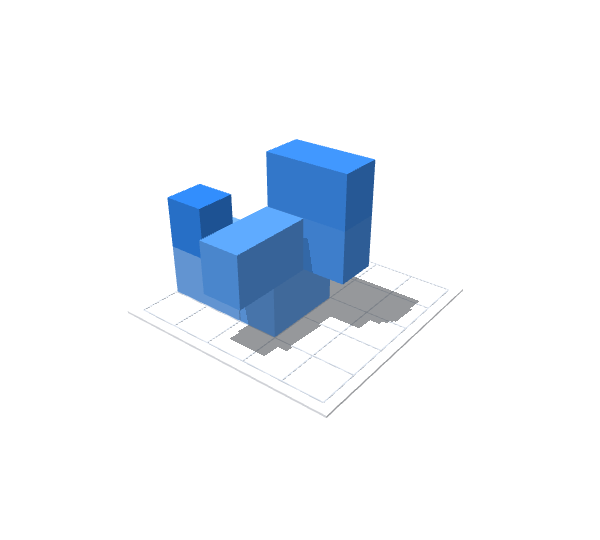
#> input picture physics/media/clip2_welded_raw.png, 600 x 540 px
$ python stills.py
#> lines starting #> are read from the running program, lines starting #| are printed output that depends on the picture
"""Two-panel still (snapped vs loose) for the Claude Doc: media/05-stills.png."""
from pathlib import Path
from PIL import Image, ImageDraw, ImageFont
HERE = Path(__file__).parent; MEDIA = HERE / "media"
FONT = "/System/Library/Fonts/HelveticaNeue.ttc"; SYM = "/System/Library/Fonts/Supplemental/Arial Unicode.ttf"
f = lambda s, b=False: ImageFont.truetype(FONT, s, index=1 if b else 0)
W, X0, GAP = 1200, 40, 24
INK, GOOD, CRIT = (31, 35, 40), (12, 163, 12), (208, 59, 59)
a = Image.open(MEDIA / "clip2_welded_raw.png").convert("RGB"); b = Image.open(MEDIA / "clip2_loose_raw.png").convert("RGB")
#> further down, a is the input picture: PIL image 600x540 RGB; mean R, G, B 237, 242, 248.1
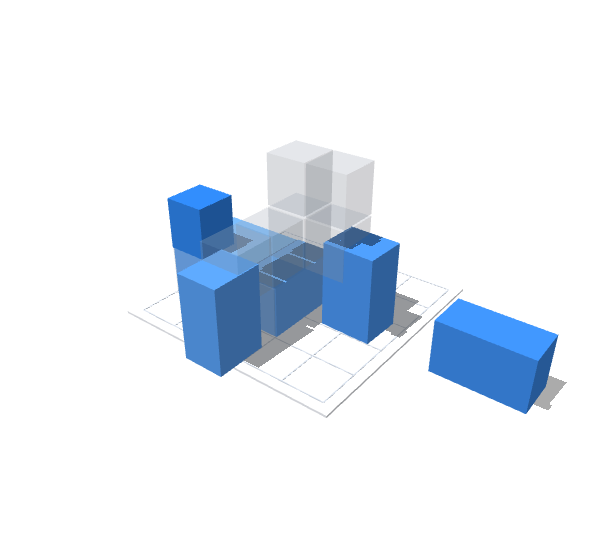
#> input picture physics/media/clip2_loose_raw.png, 600 x 540 px
#> further down, b is the input picture: PIL image 600x540 RGB; mean R, G, B 231.4, 237.9, 245.7
bb = [Image.eval(im, lambda v: 255 - v).convert("L").point(lambda v: 255 if v > 12 else 0).getbbox() for im in (a, b)]
#> bb = [(128, 139, 463, 418), (128, 140, 567, 418)]
bx = (min(x[0] for x in bb) - 20, min(x[1] for x in bb) - 20, max(x[2] for x in bb) + 20, max(x[3] for x in bb) + 20)
#> bx = (108, 119, 587, 438)
a, b = a.crop(bx), b.crop(bx)
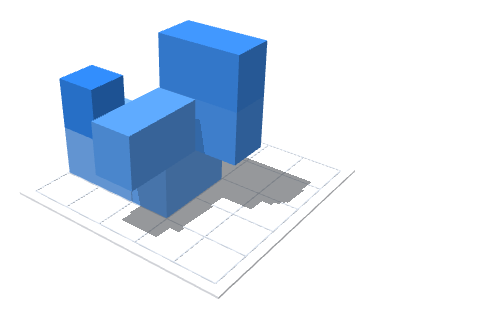
#> a: PIL image 479x319 RGB; mean R, G, B 216.8, 227.5, 240.3
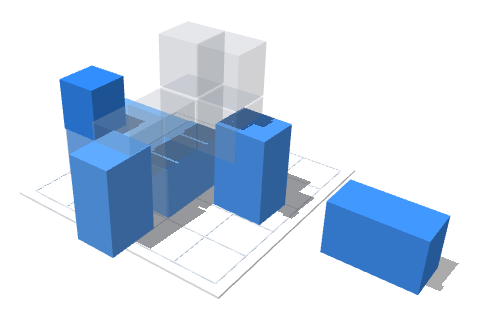
#> b: PIL image 479x319 RGB; mean R, G, B 204.9, 218.7, 235.2
pw = (W - 2 * X0 - GAP) // 2; ph = int(a.height * pw / a.width)
#> after `ph = int(a.height * pw / a.width)`: ph = 364
img = Image.new("RGB", (W, ph + 150), (255, 255, 255)); dr = ImageDraw.Draw(img)
#> after `img = Image.new('RGB', (W, ph + 150), (255, 255, 255))`: img: PIL image 1200x514 RGB; every value is 255
for k, (im, t, s, c, m) in enumerate(((a, "Snapped in place", "Stands", GOOD, "✓"), (b, "Loose bricks", "Falls", CRIT, "✗"))):
    x = X0 + k * (pw + GAP)
    dr.text((x, 24), t, font=f(32, True), fill=INK)
    img.paste(im.resize((pw, ph), Image.LANCZOS), (x, 76))
    dr.text((x, 76 + ph + 8), m, font=ImageFont.truetype(SYM, 30), fill=c)
    dr.text((x + 34, 76 + ph + 10), s, font=f(28, True), fill=c)
#> this loop made 2 passes
#> (t, s, c, m, x) on passes 1 to 2: ('Snapped in place', 'Stands', (12, 163, 12), '✓', 40), ('Loose bricks', 'Falls', (208, 59, 59), '✗', 612)
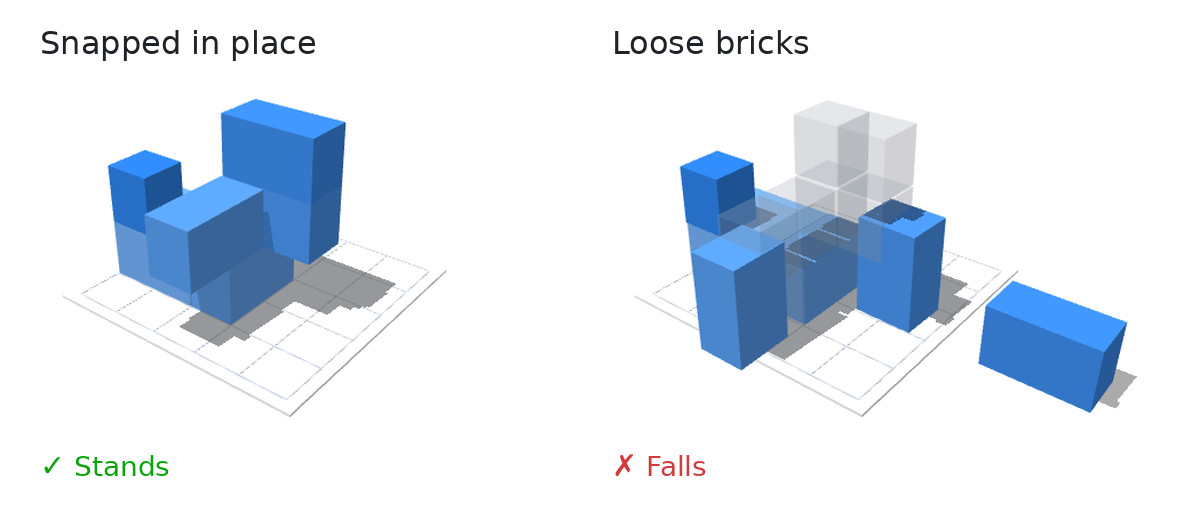
#> img: PIL image 1200x514 RGB; mean R, G, B 224.9, 232.9, 242.3
img = img.crop((0, 0, W, 76 + ph + 56)); img.save(MEDIA / "05-stills.png"); print(img.size)
#> after `img = img.crop((0, 0, W, 76 + ph + 56))`:
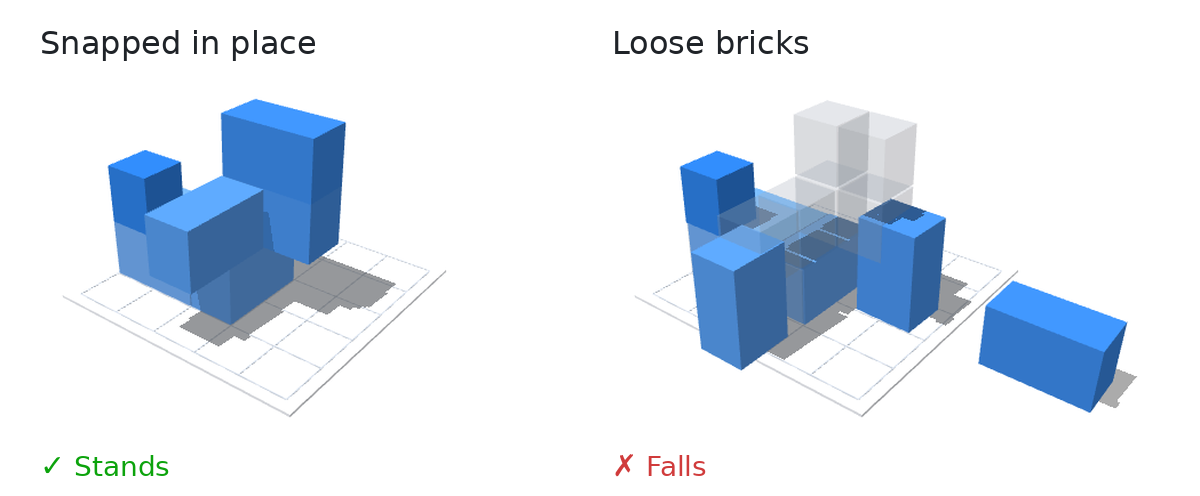
#> img: PIL image 1200x496 RGB; mean R, G, B 223.9, 232.1, 241.8
#| (1200, 496)
